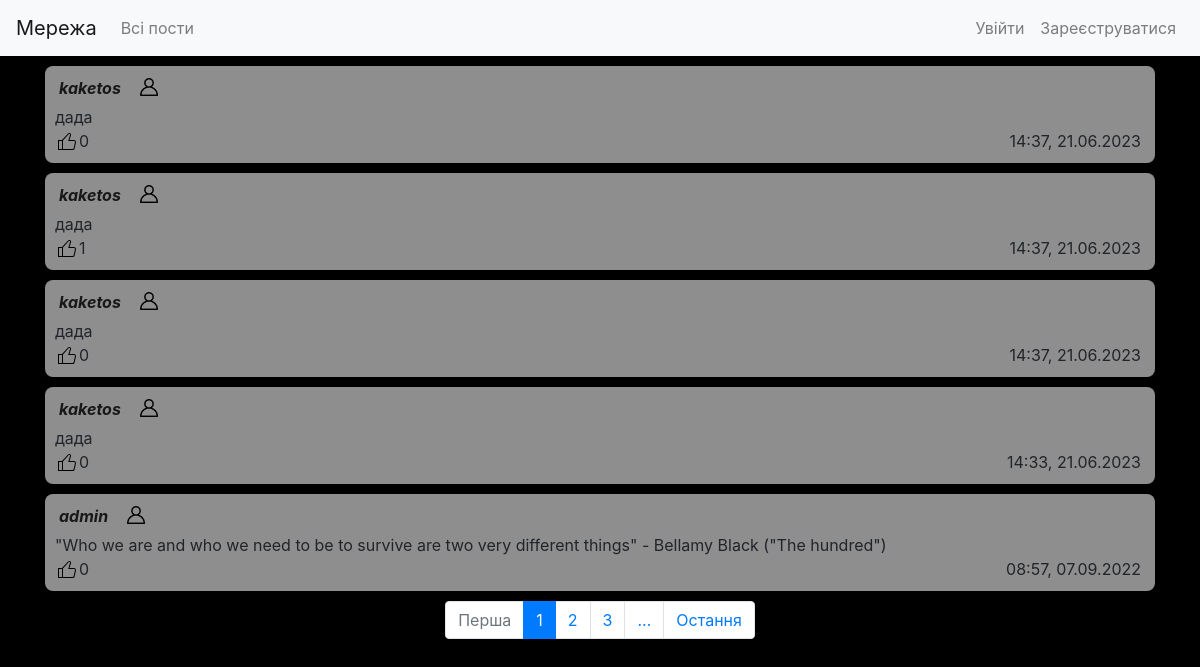
The page / on the database its author committed.
### network/models.py (models this page shows, shortened)
class Post(models.Model):
    author = models.ForeignKey(User, on_delete = models.CASCADE, related_name = "authorUser")
    textarea = models.TextField(max_length = 5000)
    timestamp = models.DateTimeField(auto_now_add=True)
    likes = models.ManyToManyField(User, related_name = "likes", blank = True)

class User(AbstractUser):
    pass

### network/views.py (the view, shortened to what this page needs)
# urls.py: path("", views.index, name="index"),
def index(request):
    posts = Post.objects.all().order_by('-timestamp')
    followingUserList = []
    if request.user.is_authenticated:
        followings = Following.objects.filter(user = request.user)
        if followings:
            for extractList in followings:
                for unit in extractList.who.all():
                    followingUserList.append(unit.username)
    forrange = math.ceil(len(posts)/N)+1
    paginator = Paginator(posts, N)
    page_number = request.GET.get('page')
    page_obj = paginator.get_page(page_number)
    return render(request, "network/index.html", {
        "page_obj": page_obj,
        "form": Postform(),
        "range": range(1, forrange),
        "followings": followingUserList,
    })

### network/templates/network/index.html (shortened to what this page needs)
{% extends "network/layout.html" %}
{% block body %}
    <div class="container">
        {% for post in page_obj %}
            <div class="comment comment-{{post.id}}">
                <div class="d-flex flex-row align-items-center flexgap margbot5">
                    <a class="linkForUser frame" href="{% url 'profile' post.author %}"> {{ post.author }} </a>
                    {% if user.is_authenticated %}
                        {% if post.author.username in followings %}
                            <button onclick="subscribeFunction(this)" title="Вiдписатися" class="subscribe" type="submit" data-author="{{post.author}}" data-substatus="true" >
                                <img src="/static/network/black.png" class="imagepad" width="18px" height="18px">
                            </button>
                        {% elif request.user == post.author %}
                        {% else %}
                            <button onclick="subscribeFunction(this)" title="Пiдписатися" class="subscribe" type="submit" data-author="{{post.author}}" data-substatus="false" >
                                <img src="/static/network/white.png" class="imagepad" width="18px" height="18px">
                            </button>
                        {% endif %}
                    {% else %}
                        <img src="/static/network/white.png" class="imagepad" width="18px" height="18px">
                    {% endif %}
                </div>
                <div class="divPostArea-{{post.id}}">
                    <p class="postArea-{{post.id}}">
                        {{ post.textarea }}
                    </p>
                </div>
                <span class="frame floatRight">
                    {{ post.timestamp|date:'H:i, d.m.Y'}}
                </span>
                <div class="likediv">
                    <span class="likeCount-{{post.id}}">
                        {{ post.likes.all|length }}
                    </span>
                </div>
            </div>
        {% empty %}
            <div class="comment">
                <p class="centerText">Ви ще не стежите за людьми</p>
            </div>
        {% endfor %}
    </div>
    <nav class="pagnav">
        <ul class="pagination justify-content-center">
            {% if page_obj.number == 1 %}
                <li class="page-item disabled"><a class="page-link" href="?page=1">Перша</a></li>
            {% else %}
                <li class="page-item"><a class="page-link" href="?page=1">Перша</a></li>
            {% endif %}
            {% if page_obj.paginator.num_pages < 4 %}
                {% for i in range %}
                    {% if page_obj.number == i %}
                        <li class="page-item active"><a class="page-link" href="?page={{ i }}"> {{ i }} </a></li>
                    {% else %}
                        <li class="page-item"><a class="page-link" href="?page={{ i }}"> {{ i }} </a></li>
                    {% endif %}
                {% endfor %}
            {% else %}
                {% if page_obj.number == 1 %}
                    <li class="page-item active"><a class="page-link" href="?page={{ page_obj.number }}"> {{ page_obj.number }} </a></li>
                    <li class="page-item "><a class="page-link" href="?page={{ page_obj.next_page_number }}">{{ page_obj.next_page_number }}</a></li>
                    <li class="page-item "><a class="page-link" href="?page={{ page_obj.number|add:'2' }}">{{ page_obj.number|add:'2' }}</a></li>
                    {% if page_obj.number|add:'2' < page_obj.paginator.num_pages %}
                        {% if page_obj.number|add:'3' == page_obj.paginator.num_pages %}
                            <li class="page-item "><a class="page-link" href="?page={{ page_obj.number|add:'3' }}">...</a></li>
                        {% else %}
                            <li class="page-item "><a class="page-link" href="?page={{ page_obj.number|add:'4' }}">...</a></li>
                        {% endif %}
                    {% endif %}
                {% endif %}
            {% endif %}
            {% if page_obj.number == page_obj.paginator.num_pages %}
                <li class="page-item disabled"><a class="page-link" href="?page={{ page_obj.paginator.num_pages }}">Остання</a></li>
            {% else %}
                <li class="page-item"><a class="page-link" href="?page={{ page_obj.paginator.num_pages }}">Остання</a></li>
            {% endif %}
        </ul>
    </nav>
{% endblock %}

### network/templates/network/layout.html (shortened to what this page needs)
{% load static %}
<!DOCTYPE html>
<html lang="en">
    <head>
        <link rel="stylesheet" href="https://stackpath.bootstrapcdn.com/bootstrap/4.4.1/css/bootstrap.min.css">
        <link href="{% static 'network/styles.css' %}" rel="stylesheet">
    </head>
    <body>
        <nav class="navbar navbar-expand navbar-light bg-light">
            <div class="w-100 d-flex flex-row justify-content-between">
                <div class="d-flex flex-row">
                    <a class="navbar-brand" href="{% url 'index' %}">Мережа</a>
                    <ul class="navbar-nav mr-auto w-100 ">
                        <li class="nav-item">
                            <a class="nav-link" href="{% url 'index' %}">Всi пости</a>
                        </li>
                    </ul>
                </div>
                <div class="">
                    <ul class="navbar-nav mr-auto w-100 ">
                        {% if user.is_authenticated %}
                            <li class="nav-item">
                                <a class="nav-link" href="{% url 'profile' user.username %}"><strong>{{ user.username }}</strong></a>
                            </li>
                            <li class="nav-item rightside">
                                <a class="nav-link" href="{% url 'logout' %}">Вийти</a>
                            </li>
                        {% else %}
                            <li class="nav-item rightside">
                                <a class="nav-link" href="{% url 'login' %}">Увiйти</a>
                            </li>
                            <li class="nav-item rightside">
                                <a class="nav-link" href="{% url 'register' %}">Зареєструватися</a>
                            </li>
                        {% endif %}
                    </ul>
                </div>
            </div>
          </nav>
        <div class="body">
            {% block body %}
            {% endblock %}
        </div>
    </body>
</html>

### network/static/network/styles.css (style rules this page uses)
body { background-color: rgb(0, 0, 0); user-select: none; }
p { margin: 0; user-select: text; word-break: break-all; }
.comment { width: 100%; height: 100%; margin-bottom: 10px; margin-top: 10px; padding: 10px 10px; border-radius: 8px; background-color: #d6d6d6a9; }
.floatRight { float: right; }
.frame { width: fit-content; background-color: transparent; padding-left: 4px; padding-right: 4px; }
.linkForUser { color: rgb(24, 24, 24); font-style: italic; font-weight: bold; }
.likediv { display: flex; align-items: flex-end; }
.imagepad { margin-bottom: 2px; }
.margbot5 { margin-bottom: 5px;; }
.flexgap { gap: 15px; }

### rows shown on the page
Post: author "kaketos", textarea "дада", timestamp "14:37, 21.06.2023", likes.all|length "0"
Post: author "kaketos", textarea "дада", timestamp "14:37, 21.06.2023", likes.all|length "1"
Post: author "kaketos", textarea "дада", timestamp "14:37, 21.06.2023", likes.all|length "0"
Post: author "kaketos", textarea "дада", timestamp "14:33, 21.06.2023", likes.all|length "0"
Post: author "admin", textarea "\"Who we are and who we need to be to survive are two very different things\" - Bellamy Black (\"The hundred\")", timestamp "08:57, 07.09.2022", likes.all|length "0"

### other values the page prints
{{ page_obj.number }} "1"
{{ page_obj.next_page_number }} "2"
{{ page_obj.number|add:'2' }} "3"
